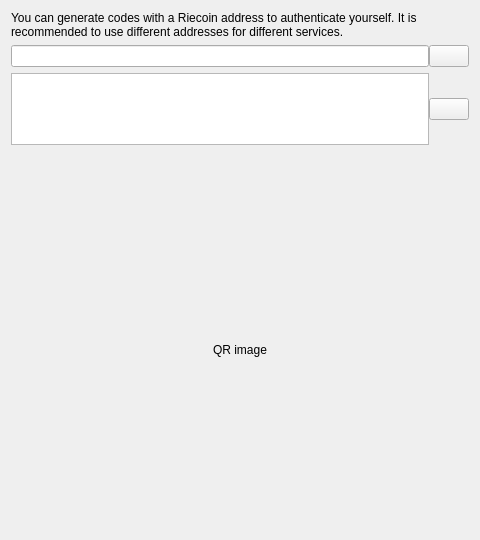
<?xml version="1.0" encoding="UTF-8"?>
<ui version="4.0">
 <class>GenerateCodeDialog</class>
 <widget class="QDialog" name="GenerateCodeDialog">
  <property name="geometry">
   <rect>
    <x>0</x>
    <y>0</y>
    <width>480</width>
    <height>540</height>
   </rect>
  </property>
  <property name="windowTitle">
   <string>Code Generator</string>
  </property>
  <property name="modal">
   <bool>true</bool>
  </property>
  <layout class="QGridLayout" name="gridLayout">
   <item row="6" column="0">
    <layout class="QVBoxLayout" name="verticalLayout">
     <item>
      <layout class="QHBoxLayout" name="horizontalLayout_3">
       <item>
        <spacer name="horizontalSpacer">
         <property name="orientation">
          <enum>Qt::Horizontal</enum>
         </property>
         <property name="sizeHint" stdset="0">
          <size>
           <width>40</width>
           <height>20</height>
          </size>
         </property>
        </spacer>
       </item>
       <item>
        <widget class="QRImageWidget" name="codeQr">
         <property name="sizePolicy">
          <sizepolicy hsizetype="Preferred" vsizetype="Expanding">
           <horstretch>0</horstretch>
           <verstretch>0</verstretch>
          </sizepolicy>
         </property>
         <property name="text">
          <string notr="true">QR image</string>
         </property>
         <property name="textInteractionFlags">
          <set>Qt::NoTextInteraction</set>
         </property>
        </widget>
       </item>
       <item>
        <spacer name="horizontalSpacer_2">
         <property name="orientation">
          <enum>Qt::Horizontal</enum>
         </property>
         <property name="sizeHint" stdset="0">
          <size>
           <width>40</width>
           <height>20</height>
          </size>
         </property>
        </spacer>
       </item>
      </layout>
     </item>
    </layout>
   </item>
   <item row="5" column="0">
    <widget class="QLabel" name="statusLabel">
     <property name="font">
      <font>
       <weight>75</weight>
       <bold>true</bold>
      </font>
     </property>
     <property name="text">
      <string/>
     </property>
     <property name="wordWrap">
      <bool>true</bool>
     </property>
    </widget>
   </item>
   <item row="0" column="0">
    <widget class="QLabel" name="infoLabel">
     <property name="text">
      <string>You can generate codes with a Riecoin address to authenticate yourself. It is recommended to use different addresses for different services.</string>
     </property>
     <property name="textFormat">
      <enum>Qt::PlainText</enum>
     </property>
     <property name="wordWrap">
      <bool>true</bool>
     </property>
    </widget>
   </item>
   <item row="1" column="0">
    <layout class="QHBoxLayout" name="horizontalLayout">
     <property name="spacing">
      <number>0</number>
     </property>
     <item>
      <widget class="QValidatedLineEdit" name="addressIn">
       <property name="sizePolicy">
        <sizepolicy hsizetype="Expanding" vsizetype="Fixed">
         <horstretch>0</horstretch>
         <verstretch>0</verstretch>
        </sizepolicy>
       </property>
       <property name="toolTip">
        <string>The Riecoin address to sign the message with</string>
       </property>
      </widget>
     </item>
     <item>
      <widget class="QPushButton" name="addressBookButton">
       <property name="toolTip">
        <string>Choose previously used address</string>
       </property>
       <property name="text">
        <string/>
       </property>
       <property name="icon">
        <iconset resource="../bitcoin.qrc">
         <normaloff>:/icons/address-book</normaloff>:/icons/address-book</iconset>
       </property>
       <property name="shortcut">
        <string>Alt+A</string>
       </property>
       <property name="autoDefault">
        <bool>false</bool>
       </property>
      </widget>
     </item>
    </layout>
   </item>
   <item row="2" column="0">
    <layout class="QHBoxLayout" name="horizontalLayout_2">
     <property name="spacing">
      <number>0</number>
     </property>
     <item>
      <widget class="QTextEdit" name="code">
       <property name="sizePolicy">
        <sizepolicy hsizetype="Expanding" vsizetype="Fixed">
         <horstretch>0</horstretch>
         <verstretch>0</verstretch>
        </sizepolicy>
       </property>
       <property name="minimumSize">
        <size>
         <width>0</width>
         <height>72</height>
        </size>
       </property>
      </widget>
     </item>
     <item>
      <widget class="QPushButton" name="copyCodeButton">
       <property name="toolTip">
        <string>Copy the code to the system clipboard</string>
       </property>
       <property name="text">
        <string/>
       </property>
       <property name="icon">
        <iconset resource="../bitcoin.qrc">
         <normaloff>:/icons/editcopy</normaloff>:/icons/editcopy</iconset>
       </property>
       <property name="autoDefault">
        <bool>false</bool>
       </property>
      </widget>
     </item>
    </layout>
   </item>
  </layout>
 </widget>
 <customwidgets>
  <customwidget>
   <class>QValidatedLineEdit</class>
   <extends>QLineEdit</extends>
   <header>qt/qvalidatedlineedit.h</header>
  </customwidget>
  <customwidget>
   <class>QRImageWidget</class>
   <extends>QLabel</extends>
   <header>qt/qrimagewidget.h</header>
  </customwidget>
 </customwidgets>
 <resources>
  <include location="../bitcoin.qrc"/>
 </resources>
 <connections/>
</ui>
